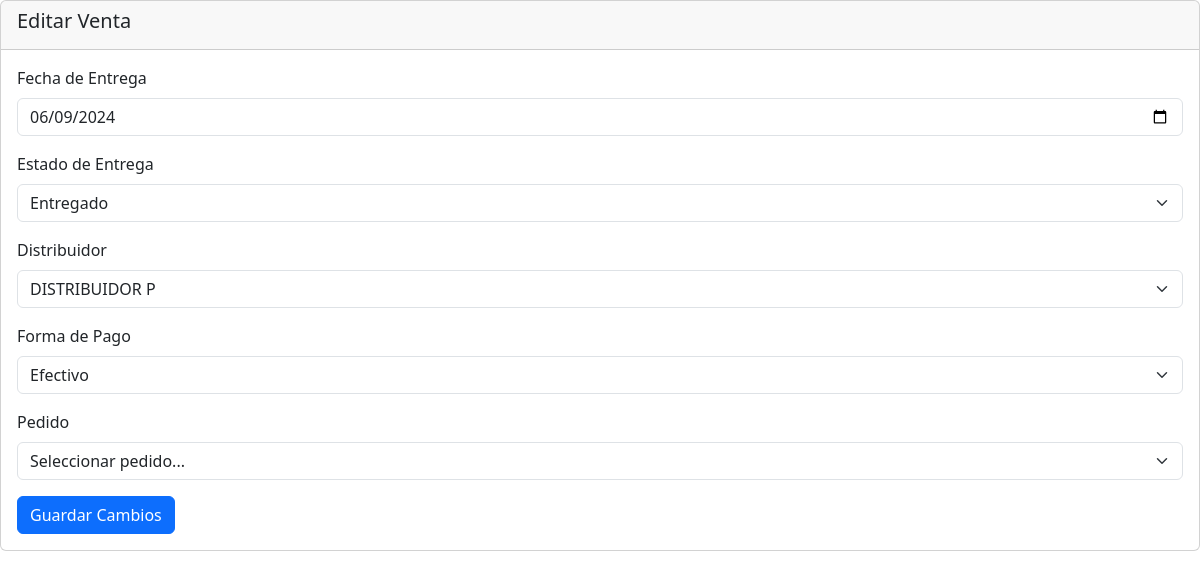
The page /secciones/ventas/editar.php?id=1 on the database its author committed.
### tables this page shows
CREATE TABLE `ventas` (
  `idventas` int NOT NULL AUTO_INCREMENT,
  `fecha_entrega` date DEFAULT NULL,
  `estado_entrega` tinyint DEFAULT NULL,
  `distribuidor_iddistribuidor` int NOT NULL,
  `forma_pago_idforma_pago` int NOT NULL,
  `pedido` int NOT NULL,
  PRIMARY KEY (`idventas`),
  KEY `fk_ventas_distribuidor1_idx` (`distribuidor_iddistribuidor`),
  KEY `fk_ventas_forma_pago1_idx` (`forma_pago_idforma_pago`),
  KEY `fk_venta_pedido` (`pedido`),
  CONSTRAINT `fk_venta_pedido` FOREIGN KEY (`pedido`) REFERENCES `pedido` (`idPedido`),
  CONSTRAINT `fk_ventas_distribuidor1` FOREIGN KEY (`distribuidor_iddistribuidor`) REFERENCES `distribuidor` (`iddistribuidor`),
  CONSTRAINT `fk_ventas_forma_pago1` FOREIGN KEY (`forma_pago_idforma_pago`) REFERENCES `forma_pago` (`idforma_pago`)
);

CREATE TABLE `forma_pago` (
  `idforma_pago` int NOT NULL AUTO_INCREMENT,
  `pago` varchar(45) DEFAULT NULL,
  PRIMARY KEY (`idforma_pago`)
);

### secciones/ventas/editar.php (the view, shortened to what this page needs)
<?php
include("../../bd.php");
$consulta_distribuidores = $conexion->query("SELECT d.iddistribuidor, CONCAT(e.nombre, ' ', e.apellido) AS nombre_completo FROM distribuidor d INNER JOIN empleados e ON d.datos = e.id_empleado");
$lista_distribuidores = $consulta_distribuidores->fetchAll(PDO::FETCH_ASSOC);
$consulta_forma_pago = $conexion->query("SELECT idforma_pago, pago FROM forma_pago");
$lista_forma_pago = $consulta_forma_pago->fetchAll(PDO::FETCH_ASSOC);
$id_venta = $_GET['id'];
$sentencia = $conexion->prepare("SELECT * FROM ventas WHERE idventas = :id");
$sentencia->bindParam(":id", $id_venta);
$sentencia->execute();
$venta = $sentencia->fetch(PDO::FETCH_ASSOC);
include("../../templates/header.php");
?>
<div class="card">
    <div class="card-header">
        <h5 class="card-title">Editar Venta</h5>
    </div>
    <div class="card-body">
        <form method="POST">
            <div class="mb-3">
                <label for="fecha_entrega" class="form-label">Fecha de Entrega</label>
                <input type="date" class="form-control" id="fecha_entrega" name="fecha_entrega" value="<?php echo $venta['fecha_entrega']; ?>" required>
            </div>
            <div class="mb-3">
                <label for="estado_entrega" class="form-label">Estado de Entrega</label>
                <select class="form-select" id="estado_entrega" name="estado_entrega" required>
                    <option value="1" <?php echo ($venta['estado_entrega'] == 1) ? 'selected' : ''; ?>>Entregado</option>
                </select>
            </div>
            <div class="mb-3">
                <label for="distribuidor_id" class="form-label">Distribuidor</label>
                <select class="form-select" id="distribuidor_id" name="distribuidor_id" required>
                    <?php foreach ($lista_distribuidores as $distribuidor): ?>
                        <option value="<?php echo $distribuidor['iddistribuidor']; ?>" <?php echo ($venta['distribuidor_iddistribuidor'] == $distribuidor['iddistribuidor']) ? 'selected' : ''; ?>><?php echo $distribuidor['nombre_completo']; ?></option>
                    <?php endforeach; ?>
                </select>
            </div>
            <div class="mb-3">
                <label for="forma_pago_id" class="form-label">Forma de Pago</label>
                <select class="form-select" id="forma_pago_id" name="forma_pago_id" required>
                    <?php foreach ($lista_forma_pago as $forma_pago): ?>
                        <option value="<?php echo $forma_pago['idforma_pago']; ?>" <?php echo ($venta['forma_pago_idforma_pago'] == $forma_pago['idforma_pago']) ? 'selected' : ''; ?>><?php echo $forma_pago['pago']; ?></option>
                    <?php endforeach; ?>
                </select>
            </div>
            <div class="mb-3">
                <label for="pedido_id" class="form-label">Pedido</label>
                <select class="form-select" id="pedido_id" name="pedido_id" required>
                    <option value="">Seleccionar pedido...</option>
                </select>
            </div>
            <button type="submit" class="btn btn-primary">Guardar Cambios</button>
        </form>
    </div>
</div>
<?php include("../../templates/footer.php"); ?>

### rows shown on the page
ventas: fecha_entrega "06/09/2024", estado_entrega "Entregado", distribuidor_id "DISTRIBUIDOR P", forma_pago_id "Efectivo"
